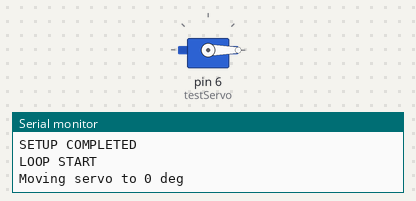
The sketch below on a simulated Arduino Uno, built with avr-gcc and run on an emulated ATmega328P. Shown: servo, the last lines printed to the serial monitor.

Above: at 2.05 s.
At 5.0 s:
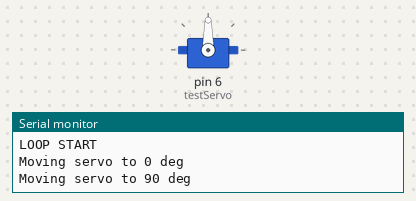
At 8.0 s:
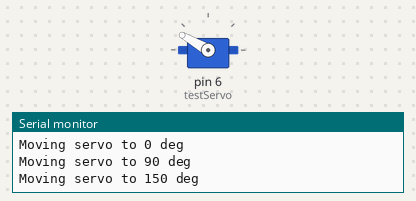
Timing chart, 0 to 9.8 s (numbered marks = the images above):
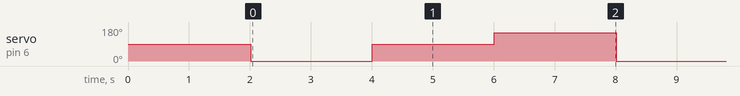

Measured:
- by itself, servo on pin 6 (testServo): repeats every 6.0 s: 90° 2.0 s, 150° 2.0 s, 0° 2.0 s

The sketch:

servoagain_test.ino
```cpp
#include <Servo.h>

Servo testServo;

void setup() {
  Serial.begin(9600);
  Serial.println("SETUP STARTED");

  testServo.attach(6);
  Serial.println("Servo attached to pin 9");

  testServo.write(90);
  Serial.println("Servo moved to 90 degrees (SETUP)");

  delay(2000);
  Serial.println("SETUP COMPLETED");
}

void loop() {
  Serial.println("LOOP START");

  Serial.println("Moving servo to 0 deg");
  testServo.write(0);
  delay(2000);

  Serial.println("Moving servo to 90 deg");
  testServo.write(90);
  delay(2000);

  Serial.println("Moving servo to 150 deg");
  testServo.write(150);
  delay(2000);

  Serial.println("LOOP END");
}
```
